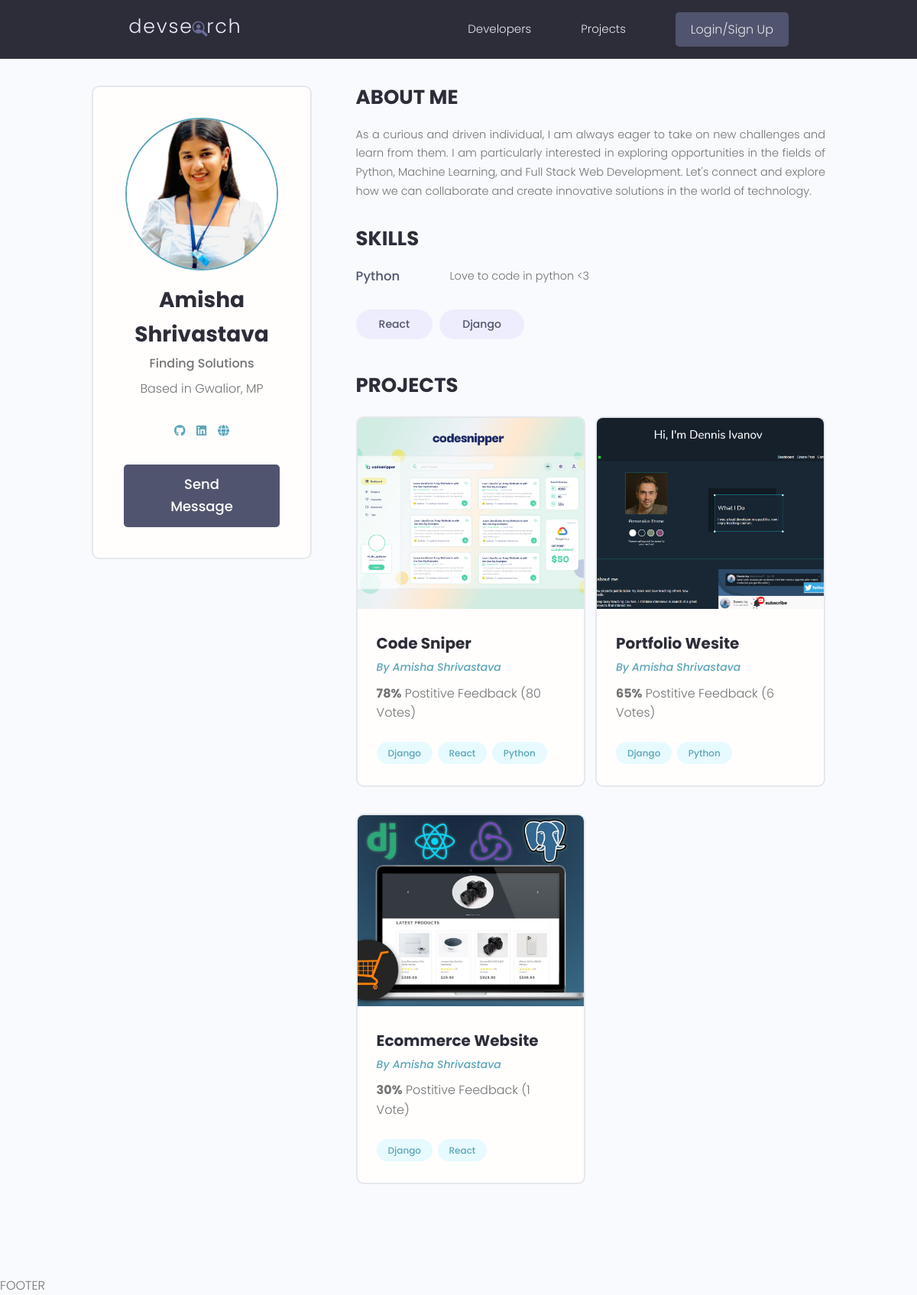
The page /profile/d5c11f19-7b62-40e8-9041-54f93ee9ab49/ on the database its author committed.
### users/models.py (models this page shows, shortened)
class Profile(models.Model):
    user = models.OneToOneField(User, on_delete=models.CASCADE, null=True, blank=True)
    name = models.CharField(max_length=200, blank=True, null=True) #character field need max length
    email = models.EmailField(max_length=500, blank=True, null=True)
    username = models.CharField(max_length=200, blank=True, null=True)
    location = models.CharField(max_length=200, blank=True, null=True)
    short_intro = models.CharField(max_length=200, blank=True, null=True)
    bio = models.TextField(blank=True, null=True)
    profile_image = models.ImageField(null=True, blank=True, upload_to='profiles/', default='profiles/user-default.png') #requires image processig library pillow by default image goes to static folder
    social_github = models.CharField(max_length=200, blank=True, null=True)
    social_linkedin = models.CharField(max_length=200, blank=True, null=True)
    social_website = models.CharField(max_length=200, blank=True, null=True)
    social_twitter = models.CharField(max_length=200, blank=True, null=True)
    created = models.DateTimeField(auto_now_add=True)
    id = models.UUIDField(default=uuid.uuid4, unique=True, primary_key=True, editable=False)

class Skill(models.Model):
    owner = models.ForeignKey(Profile, on_delete=models.CASCADE)
    name = models.CharField(max_length=200, blank=True, null=True) #character field need max length
    description = models.TextField(blank=True, null=True)
    created = models.DateTimeField(auto_now_add=True)
    id = models.UUIDField(default=uuid.uuid4, unique=True, primary_key=True, editable=False)

### projects/models.py (models this page shows, shortened)
class Project(models.Model):
    owner = models.ForeignKey(Profile, null=True, blank=True, on_delete=models.SET_NULL)
    title = models.CharField(max_length=200)
    description = models.TextField(null=True, blank=True) # not necessary
    featured_image = models.ImageField(null=True, blank=True, default="default.jpg")
    demo_link = models.CharField(max_length=2000, null=True, blank=True)
    source_link = models.CharField(max_length=2000, null=True, blank=True)
    tag = models.ManyToManyField('Tag', blank=True)
    vote_total = models.IntegerField(default=0, null=True, blank=True)
    vote_ratio = models.IntegerField(default=0, null=True, blank=True)
    created = models.DateTimeField(auto_now_add=True)
    id = models.UUIDField(default=uuid.uuid4, unique=True, primary_key=True, editable=False)
    class Meta:
        ordering = ['-vote_ratio','-vote_total', 'title']

class Tag(models.Model):
    name = models.CharField(max_length=200)
    created = models.DateTimeField(auto_now_add=True)
    id = models.UUIDField(default=uuid.uuid4, unique=True, primary_key=True, editable=False)

### users/views.py (the view)
# urls.py: path('profile/<str:pk>/',views.userProfile, name="user-profile"),
def userProfile(request,pk):
    profile = Profile.objects.get(id = pk)
    topSkills = profile.skill_set.exclude(description__exact='') #if skill doesnot have description exclude it out
    otherSkills = profile.skill_set.filter(description='')
    context = {'profile':profile, 'topSkills':topSkills,'otherSkills':otherSkills }
    return render(request,'users/user-profile.html', context)

### users/templates/users/user-profile.html (shortened to what this page needs)
{% extends "main.html"%}
{% block content%}
<main class="profile my-md">
    <div class="container">
      <div class="layout">
        <div class="column column--1of3">
          <div class="card text-center">
            <div class="card__body dev">
              <img class="avatar avatar--xl" src="{{ profile.profile_image.url}}" />
              <h2 class="dev__name">{{profile.name}}</h2>
              <p class="dev__title">{{profile.short_intro}}</p>
              <p class="dev__location">Based in {{profile.location}}</p>
              <ul class="dev__social">
                {% if profile.social_github %}
                <li>
                  <a title="Github" href="{{profile.social_github}}" target="_blank"><i class="fa-brands fa-github"></i></a>
                </li>
                {% endif %}
                {% if profile.social_linkedin %}
                <li>
                  <a title="LinkedIn" href="{{profile.social_linkedin}}" target="_blank"><i class="fa-brands fa-linkedin"></i></a>
                </li>
                {% endif %}
                {% if profile.social_website %}
                <li>
                  <a title="Personal Website" href="{{profile.social_website}}" target="_blank"><i class="fa-solid fa-globe"></i></a>
                </li>
                {% endif %}
              </ul>
              {% if request.user.profile.id != profile.id%}
              <a href="{% url 'create-message' profile.id%}" class="btn btn--sub btn--lg">Send Message </a>
              {% endif %}
            </div>
          </div>
        </div>
        <div class="column column--2of3">
          <div class="devInfo">
            <h3 class="devInfo__title">About Me</h3>
            <p class="devInfo__about">
              {{profile.bio}}
            </p>
          </div>
          <div class="devInfo">
            <h3 class="devInfo__title">Skills</h3>
            <div class="devInfo__skills">
              {% for skill in topSkills%}
              <div class="devSkill">
                <h4 class="devSkill__title">{{skill.name}}</h4>
                <p class="devSkill__info">
                  {{skill.description}}
                </p>
              </div>
              {% endfor %}
              <div class="devInfo__otherSkills">
                {% for skill in otherSkills%}
                <span class="tag tag--pill tag--sub tag--lg">
                  <small>{{skill.name }}</small>
                </span>
                {% endfor %}
              </div>
            </div>
          </div>
          <div class="devInfo">
            <h3 class="devInfo__title">Projects</h3>
            <div class="grid grid--two">
              {% for project in profile.project_set.all%}
              <div class="column">
                <div class="card project">
                  <a href="{% url 'project' project.id%}" class="project">
                    <img class="project__thumbnail" src="{{project.featured_image.url}}" alt="project thumbnail" />
                    <div class="card__body">
                      <h3 class="project__title">{{project.title}}</h3>
                      <p><a class="project__author" href="{% url 'user-profile' project.owner.id%}">By {{project.owner.name}}</a></p>
                      <p class="project--rating">
                        <span style="font-weight: bold;">{{project.vote_ratio}}%</span> Postitive
                        Feedback ({{project.vote_total}} Vote{{project.vote_total|pluralize:"s"}})
                      </p>
                      <div class="project__tags">
                        {% for tag in project.tag.all%}
                        <span class="tag tag--pill tag--main">
                          <small>{{tag.name}}</small>
                        </span>
                        {% endfor %}
                      </div>
                    </div>
                  </a>
                </div>
              </div>
              {% endfor %}
            </div>
          </div>
        </div>
      </div>
    </div>
  </main>
{% endblock %}

### static/styles/app.css (style rules this page uses)
:root { --color-sub: #2d2d39; }
.btn--sub { background-color: var(--color-sub-light); }
.card { border: 2px solid var(--color-light); }
img { width: 100%; }
.profile .card > .dev { padding: 4rem; }
.dev__name { color: var(--color-sub); font-size: 2.8rem; font-weight: 700; margin-top: 1rem; margin-bottom: 0.5rem; }
.dev__title { font-size: 1.6rem; font-weight: 500; line-height: 1.3; }
.dev__location { margin-top: 1rem; }
.dev__social { margin: 3rem 0; list-style: none; display: flex; justify-content: center; gap: 1.5rem; }
.devInfo { margin-bottom: 3rem; }
.devInfo__title, .devInfo__subtitle { font-size: 2.6rem; color: var(--color-sub); text-transform: uppercase; font-weight: 700; margin-bottom: 1.5rem; }
.devInfo__about, .devSkill__info { font-size: 1.45rem; line-height: 1.7; text-align: justify; }
.devSkill { margin-bottom: 3rem; }
.devSkill__title { font-size: 1.65rem; font-weight: 500; color: var(--color-sub-light); }
@media screen and (min-width: 700px) { .devSkill { display: flex; justify-content: space-between; gap: 3rem; } }
@media screen and (min-width: 700px) { .devSkill__info { flex-basis: 80%; } }
.project__author { font-size: 1.4rem; font-style: italic; }
.project--rating { margin-bottom: 1.6em; margin-top: .5em; }
.project__thumbnail { height: 25rem; object-fit: cover; object-position: top center; }
.project__title { font-size: 2rem; font-weight: 700; color: var(--color-sub); }

### static/uikit/styles/modules/_variables.css (style rules this page uses)
:root { --color-main: #5aa5b9; --color-main-light: #e6faff; --color-sub: #3f4156; --color-sub-light: #51546e; --color-sub-lighter: #ededfd; --color-text: #737373; --color-gray: #8b8b8b; --color-light: #e5e7eb; --color-light-gray: #767676; --color-bg: #f8fafd; --color-white: #fffefd; --color-white-light: #f3f3f3; --color-success: #359e64; --color-success-bg: #def8e8; --color-error: #fc4b0b; --color-error-bg: #fff2ee; --font-base: 'Poppins', arial, helvetica, 'Segoe UI', roboto, ubuntu, sans-serif; --font-monospace: 'Fira Code', 'Courier New', courier, monospace; --font-regular: 300; --font-medium: 500; --font-bold: 700; --generic-shadow: 1px 1px 5px #00000010; --generic-transition: all 0.3s ease-in-out; }

### static/uikit/styles/modules/_base.css (style rules this page uses)
* { margin: 0; padding: 0; box-sizing: border-box; text-rendering: optimizeLegibility; color: inherit; font-size: inherit; }
html { font-size: 50%; }
@media only screen and (min-width: 480px) { html { font-size: 56.25%; } }
@media only screen and (min-width: 1200px) { html { font-size: 62.5%; } }
body { line-height: 1.6; font-weight: 400; font-size: 1.5rem; color: var(--color-text); background-color: var(--color-bg); min-height: 100vh; }

### static/uikit/styles/modules/_typography.css (style rules this page uses)
* { font-family: var(--font-base); }
h2 { font-size: 3.6rem; font-weight: var(--font-bold); }
h3 { font-size: 3.2rem; font-weight: var(--font-medium); }
h4 { font-size: 2.8rem; font-weight: var(--font-medium); }
p, span, strong { font-size: 1.6rem; color: var(--color-text); font-weight: var(--font-regular); }
a { padding-bottom: 2px; text-decoration: none; display: inline-block; color: var(--color-main); font-weight: var(--font-medium); }

### static/uikit/styles/modules/_utilities.css (style rules this page uses)
.container { width: 92%; max-width: 165rem; margin: 0 auto; box-sizing: border-box; }
@media screen and (min-width: 1000px) { .container { width: 90%; } }
@media screen and (min-width: 1200px) { .container { width: 80%; } }
.text-center { text-align: center; }
.my-md { margin: 3rem auto; }

### static/uikit/styles/modules/_avatar.css (style rules this page uses)
.avatar { border-radius: 50%; border: 2px solid var(--color-main); object-fit: cover; }
.avatar--xl { height: 20rem; width: 20rem; }

### static/uikit/styles/modules/_button.css (style rules this page uses)
.btn { display: inline-block; position: relative; cursor: pointer; background-color: var(--color-light); font-weight: var(--font-medium); color: var(--color-sub); text-decoration: none; padding: 1rem 2rem; border-radius: 0.5rem; border: none; width: -webkit-fit-content; width: -moz-fit-content; width: fit-content; height: -webkit-fit-content; height: -moz-fit-content; height: fit-content; font-size: 1.6rem; outline-width: 0; outline-color: transparent; -webkit-backface-visibility: hidden; backface-visibility: hidden; transition: all 0.3s ease-in-out; }
.btn--sub { background-color: var(--color-sub); color: var(--color-white); }
.btn--lg { font-size: 1.8rem; padding: 1.2rem 4.5rem; }

### static/uikit/styles/modules/_card.css (style rules this page uses)
.card { border-radius: 1rem; background-color: var(--color-white); border: 1.5px solid var(--color-light); width: auto; height: auto; margin-top: 0.5rem; margin-bottom: 0.5rem; overflow: hidden; }
.card__body, .card__header { padding: 2rem 2.5rem; }

### rows shown on the page
Profile: profile_image (picture), name "Amisha Shrivastava", short_intro "Finding Solutions", location "Gwalior, MP", bio "As a curious and driven individual, I am always eager to take on new challenges and learn from them. I am particularly interested in exploring opportunities in the fields of Python, Machine Learning, and Full Stack Web Development. Let's connect and explore how we can collaborate and create innovative solutions in the world of technology."
Skill: name "Python", description "Love to code in python <3"
Skill: name "React"
Skill: name "Django"
Project: featured_image (picture), title "Code Sniper", owner.name "Amisha Shrivastava", vote_ratio "78", vote_total "80"
Tag: name "Django"
Tag: name "React"
Tag: name "Python"
Project: featured_image (picture), title "Portfolio Wesite", owner.name "Amisha Shrivastava", vote_ratio "65", vote_total "6"
Project: featured_image (picture), title "Ecommerce Website", owner.name "Amisha Shrivastava", vote_ratio "30", vote_total "1"
